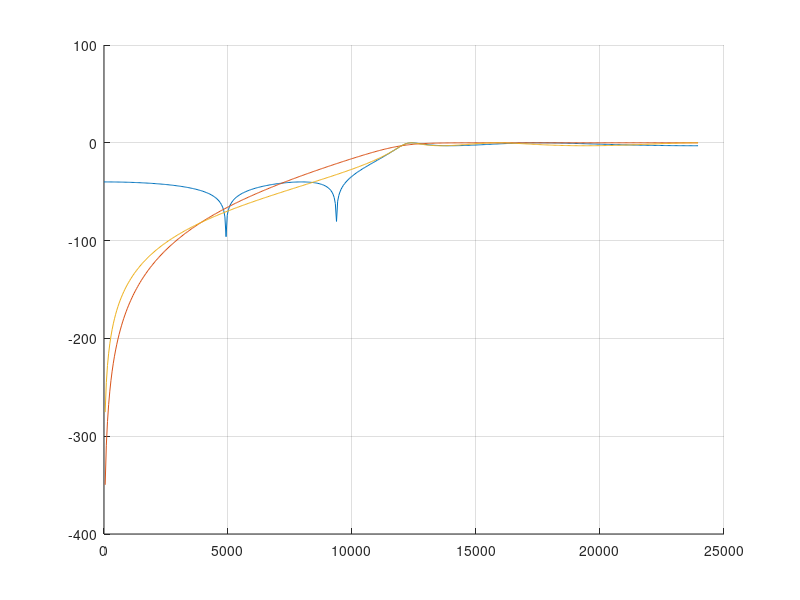

Write the MATLAB code that produced this figure. (Note: this script raises an error after producing the figure.)
% This exercise uses speksitIIR.m function from Mycourses. The function has
% to be in the same folder as this skript to work.
% You can write 'help speksitIIR' to  Command Window to get information
% about speksitIIR function. Sampling frequency in both sections is 48000Hz
% Use legend() to name each magnitude response clearly.
fs = 48000;
%% Task a)
% Design digital minimum order (lowest possible order) 
% I) Butterworth,
% II) Chebyshev 1,
% III) and Elliptic
% high-pass filters that fulfill specs drawn on the figure(1) and plot them
% to figure(1).
% Helpful functions: butter, buttord, cheb1, cheb1ord, ellip, ellipord
% freqz.
%speksitIIR --- Wp,Ws,Rp,Rs,type,Fs
Wp = 0.5;
Ws = 0.3;
Rp = 3;
Rs = 40;

[en,eWn] = ellipord(Wp,Ws,Rp,Rs);
[eb,ea] = ellip(en,Rp,Rs,Wp,'high'); 
[eh,ew] = freqz(eb,ea);

[bn,bWn] = buttord(Wp,Ws,Rp,Rs);
[bb,ba] = butter(bn,bWn,'high');
[bh,bw] = freqz(bb,ba);

[cn,cWp] = cheb1ord(Wp,Ws,Rp,Rs);
[cb,ca] = cheby1(cn,Rp,cWp,'high');
[ch,cw] = freqz(cb,ca);

figure(1);clf
hold on


plot(ew/pi*fs/2, 20*log10(abs(eh)))
plot(bw/pi*fs/2, 20*log10(abs(bh)))
plot(cw/pi*fs/2, 20*log10(abs(ch)))

grid on
speksitIIR(0.5, 0.3, 3, 40, 'high', 48000);
hold off
legend('ellip','butter','cheby1')
xlabel('Frequency / Hz')
ylabel('Magnitude / dB')

%% Task b)
% Design digital minimum order (lowest possible order) 
% I) Butterworth,
% II) Chebyshev 1,
% III) and Elliptic
% band-pass filters that fulfill specs drawn on the figure(2) and plot them
% to figure(2).
% Helpful functions: butter, buttord, cheb1, cheb1ord, ellip, ellipord
% freqz.

Wp = [0.5,0.7];
Ws = [0.3 0.8];
Rp = 1;
Rs = 40;

[en,eWn] = ellipord(Wp,Ws,Rp,Rs);
[eb,ea] = ellip(en,Rp,Rs,Wp,'bandpass'); 
[eh,ew] = freqz(eb,ea);

[bn,bWn] = buttord(Wp,Ws,Rp,Rs);
[bb,ba] = butter(bn,bWn,'bandpass');
[bh,bw] = freqz(bb,ba);

[cn,cWp] = cheb1ord(Wp,Ws,Rp,Rs);
[cb,ca] = cheby1(cn,Rp,cWp,'bandpass');
[ch,cw] = freqz(cb,ca);


figure(2);clf
hold on

plot(ew/pi*fs/2, 20*log10(abs(eh)))
plot(bw/pi*fs/2, 20*log10(abs(bh)))
plot(cw/pi*fs/2, 20*log10(abs(ch)))

grid on
speksitIIR([0.5 0.7], [0.3 0.8], 1, 40, '', 48000);
hold off
legend('ellip','butter','cheby1')
xlabel('Frequency / Hz')
ylabel('Magnitude / dB')

%% Task c)
% What are the orders of each filters and what differences: butterworth,
% chebyshev 1 and elliptic filter have?


% en = 4, bn = 6, cn = 3 (can be checked from the workspace)



%Butterworth: Flattest pass-band but a poor roll-off rate.
%Chebyshev: Some pass-band ripple but a better (steeper) roll-off rate.
%Elliptic: Some pass- and stop-band ripple but with the steepest roll-off rate.





